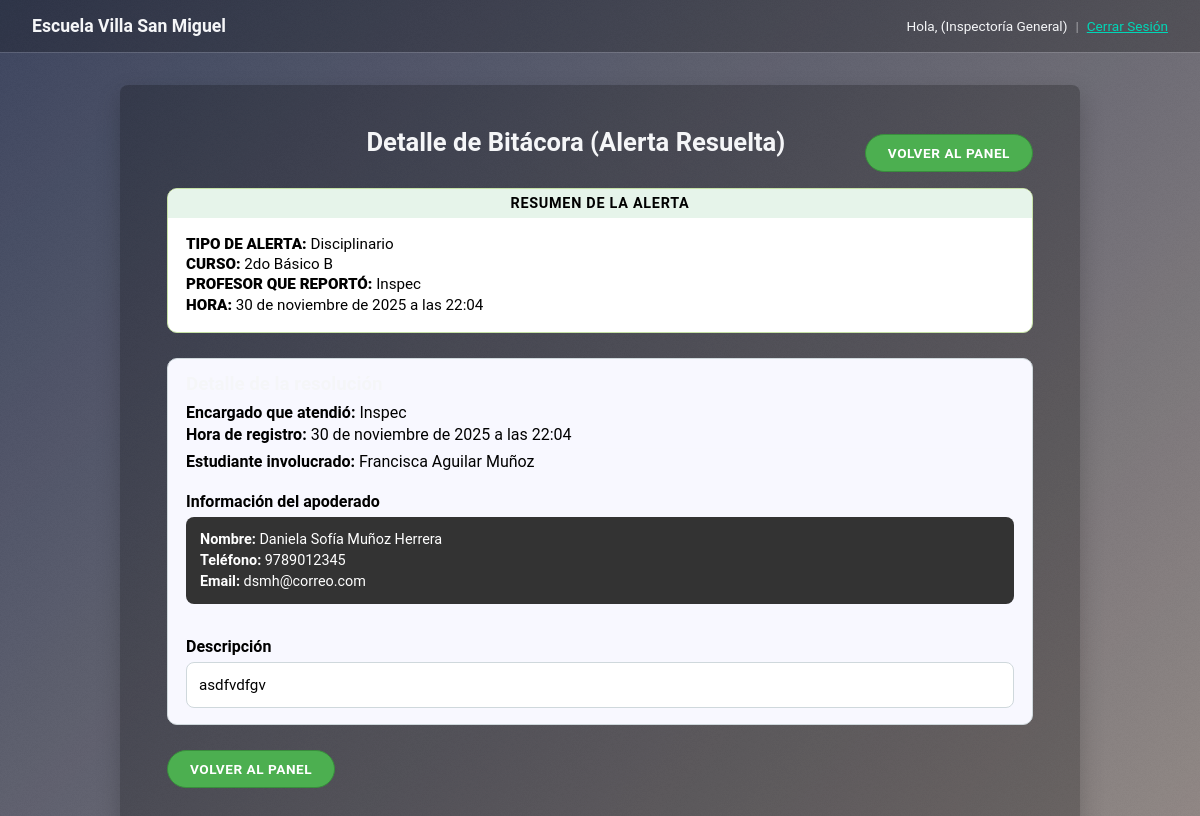
Page /alerta/61/bitacora/ (signed in) on the committed database.
### core/models.py (models this page shows, shortened)
class Perfil(models.Model):
    ROLES = [
        ('profesor', 'Profesor'),
        ('convivencia', 'Convivencia Escolar'),
        ('utp', 'UTP'),
        ('inspectoria', 'Inspectoría General'),
        ('director', 'Director'),
    ]
    usuario = models.OneToOneField(User, on_delete=models.CASCADE)
    rol = models.CharField(max_length=20, choices=ROLES)
    rut = models.CharField(max_length=12, unique=True, null=True, blank=True, verbose_name="RUT (sin puntos, con guión)")

class BitacoraIncidente(models.Model):
    SUBTIPO = [
        ('emocional', 'Emocional'),
        ('convivencia', 'Convivencia'),
    ]
    alerta_asociada = models.OneToOneField(Alerta, on_delete=models.CASCADE)
    estudiante = models.ForeignKey(Estudiante, on_delete=models.SET_NULL, null=True, blank=True)
    subtipo_descompensacion = models.CharField(
        max_length=20,
        choices=SUBTIPO,
        null=True,
        blank=True,
        verbose_name="Subtipo de Descompensación"
    )
    descripcion_suceso = models.TextField(verbose_name="Descripción de lo sucedido")
    hora_registro = models.DateTimeField(auto_now_add=True)

class Alerta(models.Model):
    TIPO_ALERTA = [
        ('descompensacion', 'Descompensación'),
        ('tecnico', 'Apoyo Técnico'),
        ('disciplinario', 'Disciplinario'),
        ('salud', 'Salud'),
        ('sos', 'SOS'),
        ('asistencia', 'Asistencia menor al 85%'),
    ]
    ESTADO_ALERTA = [
        ('pendiente', 'Pendiente'),
        ('en_curso', 'En Curso'),
        ('resuelta', 'Resuelta'),
    ]
    creada_por = models.ForeignKey(User, on_delete=models.SET_NULL, null=True, blank=True, related_name="alertas_creadas")
    tiempo_creacion = models.DateTimeField(auto_now_add=True)
    tipo = models.CharField(max_length=20, choices=TIPO_ALERTA)
    estado = models.CharField(max_length=15, choices=ESTADO_ALERTA, default='pendiente')
    curso = models.ForeignKey(Curso, on_delete=models.PROTECT, null=True)
    estudiante_implicado = models.ForeignKey(Estudiante, on_delete=models.SET_NULL, null=True, blank=True)
    atendida_por = models.ForeignKey(User, on_delete=models.SET_NULL, null=True, blank=True, related_name="alertas_atendidas")
    descripcion_profesor = models.TextField(blank=True, null=True, verbose_name="Descripción del profesor")
    tiempo_aceptacion = models.DateTimeField(null=True, blank=True)

class Curso(models.Model):
    nombre = models.CharField(max_length=100)
    profesores = models.ManyToManyField(
        User,
        related_name="cursos",
        blank=True,
        limit_choices_to={'perfil__rol': 'profesor'}
    )

class Estudiante(models.Model):
    nombres = models.CharField(max_length=255)
    apellidos = models.CharField(max_length=255)
    rut = models.CharField(max_length=12, unique=True)
    curso = models.ForeignKey(Curso, on_delete=models.PROTECT, related_name="estudiantes")
    nombre_apoderado = models.CharField(max_length=255, blank=True, null=True)
    telefono_apoderado = models.CharField(max_length=15, blank=True, null=True)
    email_apoderado = models.EmailField(blank=True, null=True)
    @property
    def nombre_completo(self):
        return f"{self.nombres} {self.apellidos}"

### core/views.py (the view)
# urls.py: path('alerta/<int:alerta_id>/bitacora/', views.ver_bitacora, name='ver_bitacora'),
@login_required
def ver_bitacora(request, alerta_id):
    bitacora = get_object_or_404(BitacoraIncidente, alerta_asociada_id=alerta_id)
    rol = request.user.perfil.rol
    tipo_alerta = bitacora.alerta_asociada.tipo
    usuario_autorizado = False
    if rol == 'convivencia' and tipo_alerta == 'descompensacion':
        usuario_autorizado = True
    elif rol == 'utp' and tipo_alerta == 'tecnico':
        usuario_autorizado = True
    elif rol == 'inspectoria' and tipo_alerta in ['disciplinario', 'salud', 'sos']:
        usuario_autorizado = True
    elif rol == 'director':
        usuario_autorizado = True
    if not usuario_autorizado:
        return redirect('panel_gestion')
    context = {
        'bitacora': bitacora
    }
    return render(request, 'core/ver_bitacora.html', context)

### core/authentication.py (called while the page is built)
    def get_user(self, user_id):
        try:
            return User.objects.get(pk=user_id)
        except User.DoesNotExist:
            return None

### core/templates/core/ver_bitacora.html (shortened to what this page needs)
{% extends 'core/base.html' %}
{% block content %}
<div class="detalle-page">
  <div class="detalle-header">
    <h2 class="detalle-title">Detalle de Bitácora (Alerta Resuelta)</h2>
    <a href="{% url 'panel_gestion' %}" class="detalle-btn detalle-btn--secondary">
      Volver al panel
    </a>
  </div>
  <section class="alert-summary">
    <div class="alert-summary__header">
      RESUMEN DE LA ALERTA
    </div>
    <div class="alert-summary__body">
      <p><span class="summary-label">TIPO DE ALERTA:</span>
         <span class="summary-value">{{ bitacora.alerta_asociada.get_tipo_display }}</span></p>
      <p><span class="summary-label">CURSO:</span>
         <span class="summary-value">{{ bitacora.alerta_asociada.curso.nombre }}</span></p>
      <p><span class="summary-label">PROFESOR QUE REPORTÓ:</span>
         <span class="summary-value">{{ bitacora.alerta_asociada.creada_por.username|default:"Sistema" }}</span></p>
      <p><span class="summary-label">HORA:</span>
         <span class="summary-value">{{ bitacora.alerta_asociada.tiempo_creacion }}</span></p>
    </div>
  </section>
  <section class="detalle-card">
    <h3>Detalle de la resolución</h3>
    <p><strong>Encargado que atendió:</strong> {{ bitacora.alerta_asociada.atendida_por.username }}</p>
    <p><strong>Hora de registro:</strong> {{ bitacora.hora_registro }}</p>
    <hr>
    {% if bitacora.estudiante %}
      <p><strong>Estudiante involucrado:</strong> {{ bitacora.estudiante.nombre_completo }}</p>
      <h4>Información del apoderado</h4>
      <div class="apoderado-box">
        <p><strong>Nombre:</strong> {{ bitacora.estudiante.nombre_apoderado|default:"No informado" }}</p>
        <p><strong>Teléfono:</strong> {{ bitacora.estudiante.telefono_apoderado|default:"No informado" }}</p>
        <p><strong>Email:</strong> {{ bitacora.estudiante.email_apoderado|default:"No informado" }}</p>
      </div>
    {% else %}
      <p><strong>Estudiante involucrado:</strong> N/A (Alerta de Apoyo Técnico)</p>
    {% endif %}
    <hr>
    <h4>Descripción</h4>
    <div class="desc-box">
      <p>{{ bitacora.descripcion_suceso|linebreaks }}</p>
    </div>
  </section>
  <div class="detalle-actions">
    <a href="{% url 'panel_gestion' %}" class="detalle-btn detalle-btn--secondary">
      Volver al panel
    </a>
  </div>
</div>
{% endblock %}

### core/templates/core/base.html (shortened to what this page needs)
<!DOCTYPE html>
{% load static %}
<html lang="es">
<head>
</head>
<body>
    <nav>
        <h1>Escuela Villa San Miguel</h1>
        <div class="nav-right">
        {% if user.is_authenticated %}
            <span>Hola, {{ user.first_name }} ({{ user.perfil.get_rol_display }})</span>
            <span class="nav-separator">|</span>
            <form action="{% url 'logout' %}" method="post">
                <button type="submit">
                    Cerrar Sesión
                </button>
            </form>
        {% else %}
            <a href="{% url 'login' %}?next={{ request.path }}">Iniciar Sesión</a>
        {% endif %}
        </div>
    </nav>
    <hr>
    <main>
        {% block content %}
        {% endblock %}
    </main>
</body>
</html>

### core/templates/core/ver_bitacora.html (style rules this page uses)
:root { --bg-dark: #424242; --accent-blue: #2196F3; --accent-green-soft: #e6f4ea; --accent-green-border: #c5e1a5; }
.detalle-page { max-width: 960px; margin: 0 auto 40px; padding: 10px 15px 30px; }
.detalle-header { display: flex; align-items: center; justify-content: space-between; gap: 1rem; margin-bottom: 10px; }
.detalle-title { flex: 1; text-align: center; font-size: 1.6rem; font-weight: 700; }
.detalle-btn { display: inline-block; padding: 10px 22px; border-radius: 999px; border: 1px solid #b0bec5; font-size: 0.85rem; font-weight: 700; text-transform: uppercase; letter-spacing: 0.04em; text-decoration: none; cursor: pointer; transition: all 0.25s ease; }
.detalle-btn--secondary { background: #4CAF50; color: #ffffff; border-color: #388E3C; }
.alert-summary { border-radius: 10px; overflow: hidden; border: 1px solid var(--accent-green-border); background: #ffffff; margin-bottom: 25px; color: #000000; }
.alert-summary__header { background: var(--accent-green-soft); text-align: center; font-weight: 700; text-transform: uppercase; padding: 6px 10px; letter-spacing: 0.05em; font-size: 0.9rem; }
.alert-summary__body { padding: 14px 18px 16px; }
.alert-summary__body p { margin: 0.15rem 0; font-size: 0.95rem; }
.summary-label { font-weight: 800; }
.summary-value { font-weight: 400; }
.detalle-card { border-radius: 10px; border: 1px solid #cfd8dc; background: #f8f8ff; padding: 14px 18px 16px; margin-bottom: 25px; color: #000000; }
.detalle-card h3 { margin-top: 0; margin-bottom: 0.5rem; }
.detalle-card h4 { margin-bottom: 0.4rem; }
.detalle-card p { margin: 0.2rem 0; }
.apoderado-box { margin-top: 6px; margin-bottom: 10px; padding: 10px 14px; border-radius: 8px; background: #333333; color: #ffffff; font-size: 0.9rem; }
.apoderado-box p { margin: 0.25rem 0; }
.desc-box { margin-top: 6px; border-radius: 8px; background: #ffffff; border: 1px solid #cfd8dc; padding: 10px 12px; font-size: 0.95rem; color: #000000; }
.detalle-actions { margin-top: 10px; text-align: left; }

### rows in the picture
BitacoraIncidente: alerta_asociada.tipo "Disciplinario", alerta_asociada.curso.nombre "2do Básico B", alerta_asociada.creada_por.username "Inspec", alerta_asociada.tiempo_creacion "30 de noviembre de 2025 a las 22:04", alerta_asociada.atendida_por.username "Inspec", hora_registro "30 de noviembre de 2025 a las 22:04", estudiante.nombre_completo "Francisca Aguilar Muñoz", estudiante.nombre_apoderado "Daniela Sofía Muñoz Herrera", estudiante.telefono_apoderado "9789012345", estudiante.email_apoderado "dsmh@correo.com", descripcion_suceso "asdfvdfgv"

### other values in the picture
{{ user.perfil.get_rol_display }} "Inspectoría General"
